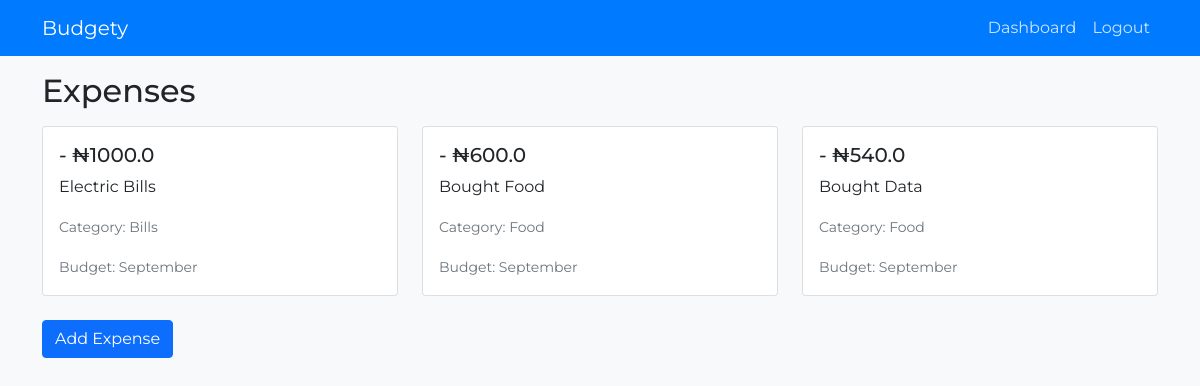
The page /add_expense (signed in) on the database its author committed.
### server.py (models this page shows)
class Expense(db.Model):
    id = db.Column(db.Integer, primary_key=True)
    amount = db.Column(db.Float, nullable=False)
    description = db.Column(db.String(255), nullable=False)
    date = db.Column(db.Date, nullable=False)
    category_id = db.Column(db.Integer, db.ForeignKey('category.id'), nullable=False)

class Category(db.Model):
    id = db.Column(db.Integer, primary_key=True)
    name = db.Column(db.String(100), nullable=False)
    amount = db.Column(db.Float, nullable=False)
    budget_id = db.Column(db.Integer, db.ForeignKey('budget.id'), nullable=False)
    expenses = db.relationship('Expense', backref='category', lazy=True)

class Budget(db.Model):
    id = db.Column(db.Integer, primary_key=True)
    name = db.Column(db.String(100), nullable=False)
    start_date = db.Column(db.Date, nullable=False)
    end_date = db.Column(db.Date, nullable=False)
    total_amount = db.Column(db.Float, nullable=False)
    user_id = db.Column(db.Integer, db.ForeignKey('user.id'), nullable=False)
    categories = db.relationship('Category', backref='budget', lazy=True)

### server.py (the view, shortened to what this page needs)
@app.route('/add_expense', methods=['GET', 'POST'])
@login_required
def add_expense():
    categories = Category.query.join(Budget).filter(Budget.user_id == current_user.id).all()
    budgets = Budget.query.filter_by(user_id=current_user.id).all()
    expenses = Expense.query.join(Category).join(Budget).filter(Budget.user_id == current_user.id).order_by(desc(Expense.id)).all()
    return render_template('add_expense.html', categories=categories, budgets=budgets, expenses=expenses)

### server.py (called while the page is built)
@login_manager.user_loader
def load_user(user_id):
    return User.query.get(int(user_id))

### templates/add_expense.html (shortened to what this page needs)
<!DOCTYPE html>
<html lang="en">
<head>
    <link href="https://cdn.jsdelivr.net/npm/bootstrap@5.1.3/dist/css/bootstrap.min.css" rel="stylesheet">
</head>
<body>
    <nav class="navbar navbar-expand-lg navbar-dark">
        <div class="container">
            <a class="navbar-brand" href="#">Budgety</a>
            <div class="collapse navbar-collapse" id="navbarNav">
                <ul class="navbar-nav ms-auto">
                    <li class="nav-item">
                        <a class="nav-link" href="{{url_for('dashboard')}}">Dashboard</a>
                    </li>
                    <li class="nav-item">
                        <a class="nav-link" href="{{url_for('logout')}}">Logout</a>
                    </li>
                </ul>
            </div>
        </div>
    </nav>
    <div class="container">
        <h2 class="my-3">Expenses</h2>
        <div class="row row-cols-1 row-cols-md-3 g-4">
            {% if expenses %}
            {% for expense in expenses %}
                <div class="col">
                    <div class="card expense-card h-100">
                        <div class="card-body">
                            <h5 class="card-title"> - ₦{{ expense.amount }}</h5>
                            <p class="card-text">{{ expense.description }}</p>
                            <p class="card-text"><small class="text-muted">Category: {{ expense.category.name }}</small></p>
                            <p class="card-text"><small class="text-muted">Budget: {{ expense.category.budget.name }}</small></p>
                        </div>
                    </div>
                </div>
            {% endfor %}
            {% else %}
            <h5>You have no expenses yet</h5>
            {% endif %}
        </div>
    </div>
     <div class="container mt-4">
        <button class="btn btn-primary mb-4" data-bs-toggle="modal" data-bs-target="#addExpenseModal">Add Expense</button>
    </div>
</body>
</html>

### templates/add_expense.html (style rules this page uses)
body { background-color: #f8f9fa; font-family: 'Montserrat', sans-serif; }
.expense-card { cursor: pointer; transition: box-shadow 0.3s ease-in-out; }
.navbar { background-color: #007bff; }
.navbar-brand { color: white !important; }
.nav-link { color: rgba(255, 255, 255, 0.8) !important; }

### rows shown on the page
Expense: amount "1000.0", description "Electric Bills", category.name "Bills", category.budget.name "September"
Expense: amount "600.0", description "Bought Food", category.name "Food", category.budget.name "September"
Expense: amount "540.0", description "Bought Data", category.name "Food", category.budget.name "September"
